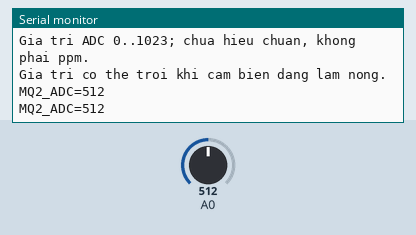
This sketch was run on a simulated Arduino Uno, built with avr-gcc and run on an emulated ATmega328P. On the bench: the last lines printed to the serial monitor. The inputs (shaded band) are chosen by the test bench; at power-on: A0 = 512.

Above: at 2.2 s.
2.3 s: A0 set to 716
At 3.4 s:
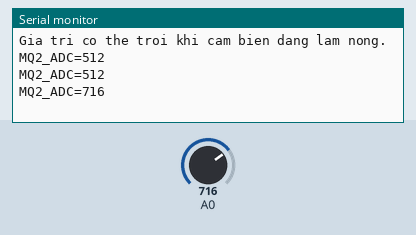
3.8 s: A0 set to 900
At 4.8 s:
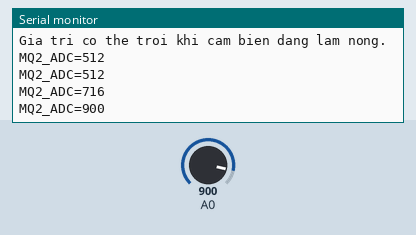
Timing chart, 0 to 6.8 s (numbered marks = the images above; inputs shaded):
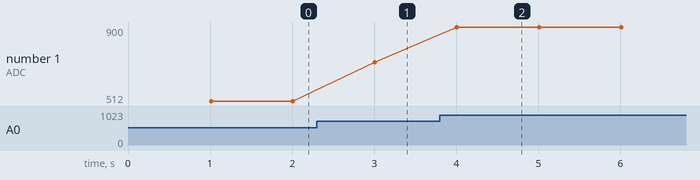

The sketch:

mq2_test.ino
```cpp
#include <Arduino.h>

// MQ-2 analog wiring, with all power disconnected while changing wires:
// AO -> 47k ohm -> signal junction -> ESP A0.
// Signal junction -> 10k ohm -> common GND.
// MQ-2 GND -> common GND; leave DO unconnected.
// Use a confirmed suitable 5V supply for MQ-2. Do not assume VIN outputs 5V.
// Do not connect AO directly to ESP A0.
// This sketch only displays raw ADC counts; it is not calibrated in ppm.

void setup() {
  Serial.begin(115200);
  delay(1000);
  Serial.println();
  Serial.println("MQ2 - THU DOC AO QUA CHIA AP 47k / 10k");
  Serial.println("Gia tri ADC 0..1023; chua hieu chuan, khong phai ppm.");
  Serial.println("Gia tri co the troi khi cam bien dang lam nong.");
}

void loop() {
  const int raw = analogRead(A0);
  Serial.print("MQ2_ADC=");
  Serial.println(raw);
  delay(1000);
}
```

Measured:
- after the input at 2.3 s, the serial monitor: prints a new line after 0.71 s (image 1)
- after the input at 3.8 s, the serial monitor: prints a new line after 0.21 s (image 2)
- plotted number 1: 512 → 716 after the input at 2.3 s, 716 → 900 after the input at 3.8 s
